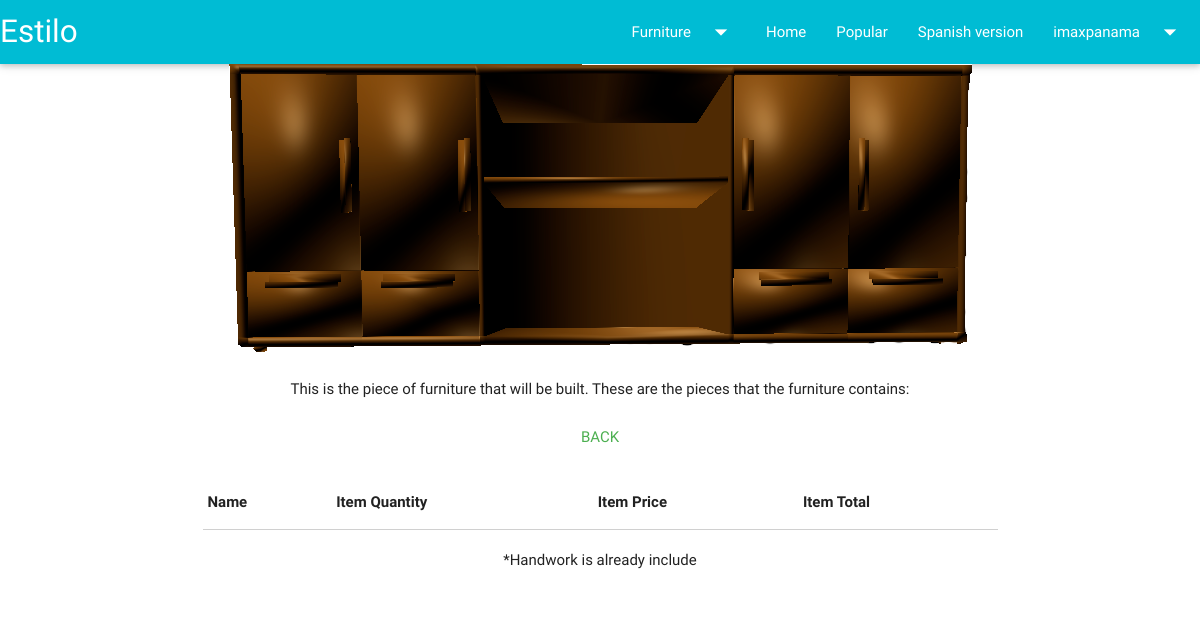
Before: /ad-ver-pre.php?m=36 (signed in) with the older database file.
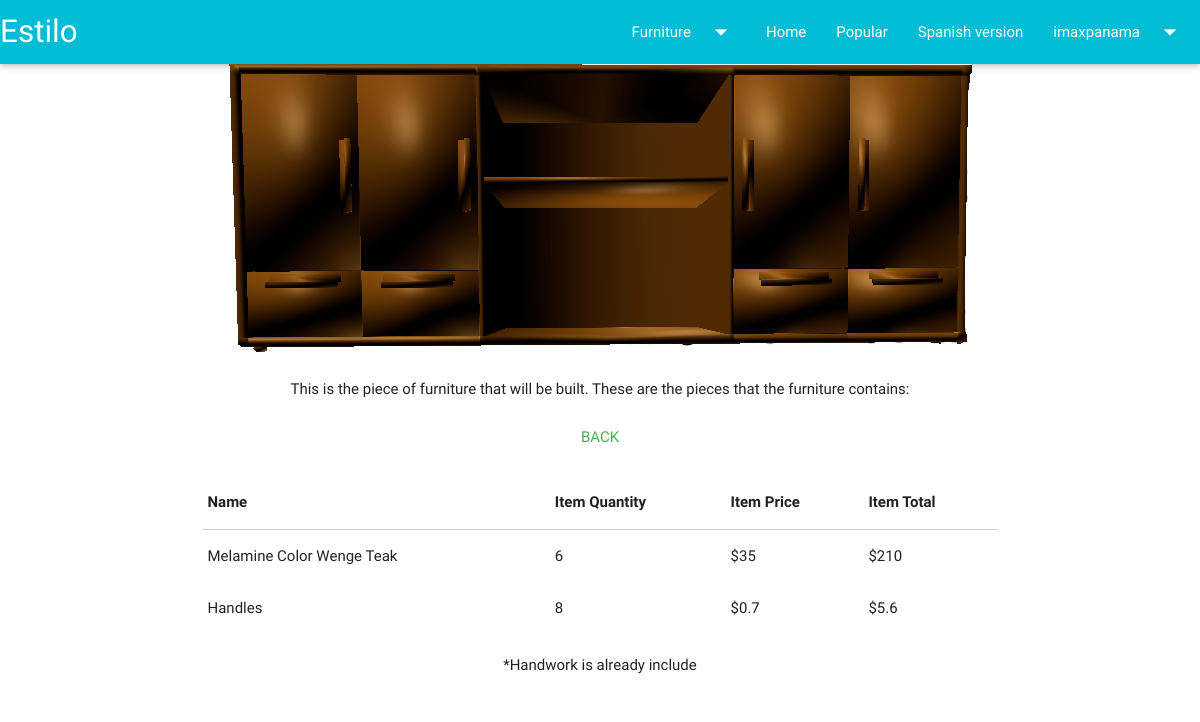
After: the same page with the newer database file.
### tables this page shows
CREATE TABLE IF NOT EXISTS `mueble` (
  `idmueble` int(5) NOT NULL AUTO_INCREMENT,
  `nombre` varchar(50) NOT NULL,
  `descri` varchar(500) NOT NULL,
  `tipo` varchar(50) NOT NULL,
  `precio` double DEFAULT NULL,
  `img` varchar(250) DEFAULT NULL,
  `vis` int(10) DEFAULT NULL,
  PRIMARY KEY (`idmueble`)
);

CREATE TABLE IF NOT EXISTS `piece` (
  `idpieza` int(5) NOT NULL AUTO_INCREMENT,
  `nombre` varchar(50) NOT NULL,
  `cantidad` int(5) NOT NULL,
  `alto` varchar(5) NOT NULL,
  `ancho` varchar(5) NOT NULL,
  `precio` double NOT NULL,
  `idmaterial` int(11) DEFAULT NULL,
  `idmueble` int(5) DEFAULT NULL,
  PRIMARY KEY (`idpieza`)
);

### ad-ver-pre.php (the view, shortened to what this page needs)
<?php
if (isset($_SESSION['suser'])  && $_SESSION['type'] == "admin") {
  $mueble = $_GET['m'];
$consulta = "SELECT * FROM mueble where idmueble =" .$mueble;
$result = mysql_query($consulta);
?>
<!doctype html>
<html lang="es">
<head>
</head>
<body>
 <?php
while ($row = mysql_fetch_array($result)) {
  $sql = mysql_query("SELECT * FROM piece WHERE idmueble=".$mueble);
  ?>
  <div class="container">
    <div class="row">
    <center>
    <div class="col s12 m12">
      <img src="<?php echo $row['img'];?>">
      <p class="text">This is the piece of furniture that will be built. These are the pieces that the furniture contains: </p>
      <a href="ad-ver-reser.php" class="waves-effect waves-teal btn-flat green-text">Back</a>
      </div>
      </center>
      <div class="col s12">
        <table>
        <thead>
          <tr>
              <th data-field="id">Name</th>
              <th data-field="quatity">Item Quantity</th>
              <th data-field="price">Item Price</th>
              <th data-field="total">Item Total</th>
          </tr>
        </thead>
        <tbody>
        <?php  while($arr = mysql_fetch_array($sql)){?>
          <tr>
            <td><?php echo $arr['nombre']; ?></td>
            <td><?php echo $arr['cantidad']; ?></td>
            <td><?php echo "$"; echo $arr['precio']; ?></td>
            <td><?php echo "$"; echo $arr['precio']*$arr['cantidad']; ?></td>
          </tr>
          <?php }  ?>
        </tbody>
      </table>
      <p class="center">*Handwork is already include</p>
      </div>
    </div>
  </div>
<?php }  ?>
</body>
</html>
 <?php
}else{
  echo '<script> alert("Unauthenticated user"); location.href = "index.php"; </script>';
}
  ?>

Changed rows visible on the page:
added piece: nombre "Melamine Color Wenge Teak", cantidad "6", precio "35", $arr['precio']*$arr['cantidad'] "210"
added piece: nombre "Handles", cantidad "8", precio "0.7", $arr['precio']*$arr['cantidad'] "5.6"
